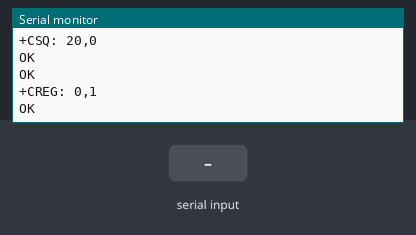
Recording of a sketch running on a simulated Arduino Uno, built with avr-gcc and run on an emulated ATmega328P. Shown: the last lines printed to the serial monitor. The test bench sets the inputs (shaded band). The modem accepts every AT command (registered, SIM ready, sends succeed) and sends nothing else.

Above: at 1.7 s.
1.8 s: "1" received over the second serial link
At 3.4 s:
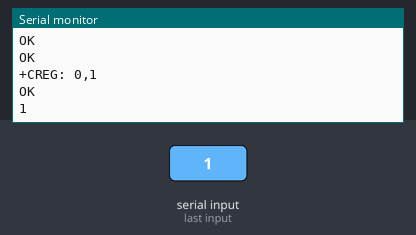
4.0 s: "0" received over the second serial link
At 4.9 s:
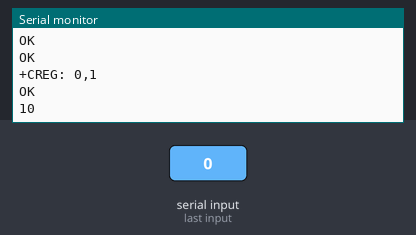

Measured:
- after the input at 1.8 s, the serial monitor: prints a new line after 0.74 s (image 1)
- after the input at 4.0 s, the serial monitor: prints a new line after 0.54 s (image 2)

The sketch:

SIM800L_V1.ino
```cpp
#include <SoftwareSerial.h>
static const int SimRXPin = 3, SimTXPin = 2;
SoftwareSerial SIM(SimTXPin, SimRXPin); // TX,RX

void setup() {

  Serial.begin(9600);
  SIM.begin(9600);
  Serial.println("Initializing...");
  delay(500);

  SIM.println("AT"); // Once the handshake test is successful, it will back to OK
  up();
  SIM.println("AT+CSQ"); //Signal quality test, value range is 0-31 , 31 is the best
  up();
  SIM.println("AT+CCID"); //Read SIM information to confirm whether the SIM is plugged
  up();
  SIM.println("AT+CREG?"); //Check whether it has registered in the network
  up();
}

void loop() {
  up();
  delay(1000);
}
void up() {
  while (Serial.available()) {
    SIM.write(Serial.read());
  }
  while (SIM.available()) {
    Serial.write(SIM.read());
  }
}
```
